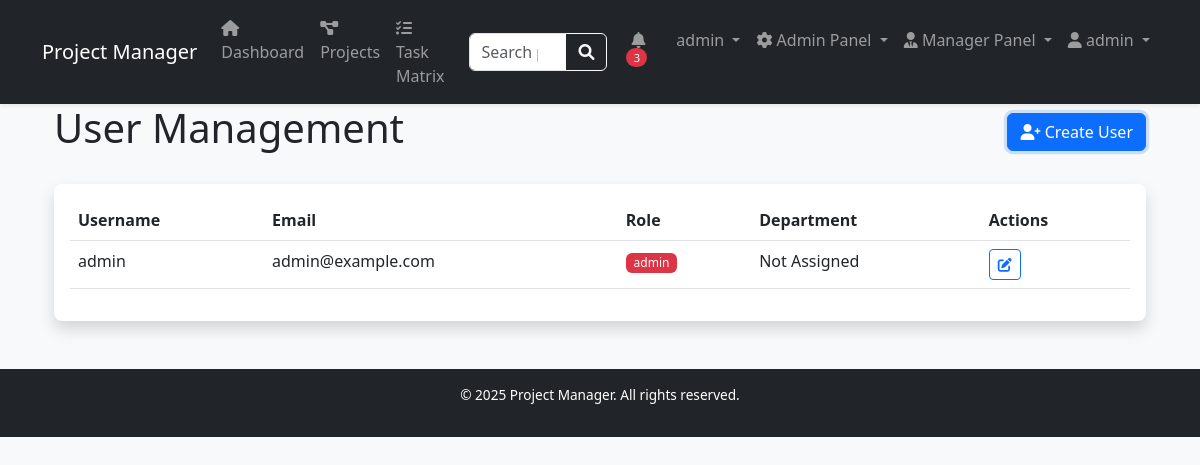
Before: /admin/users (signed in) with the older database file.
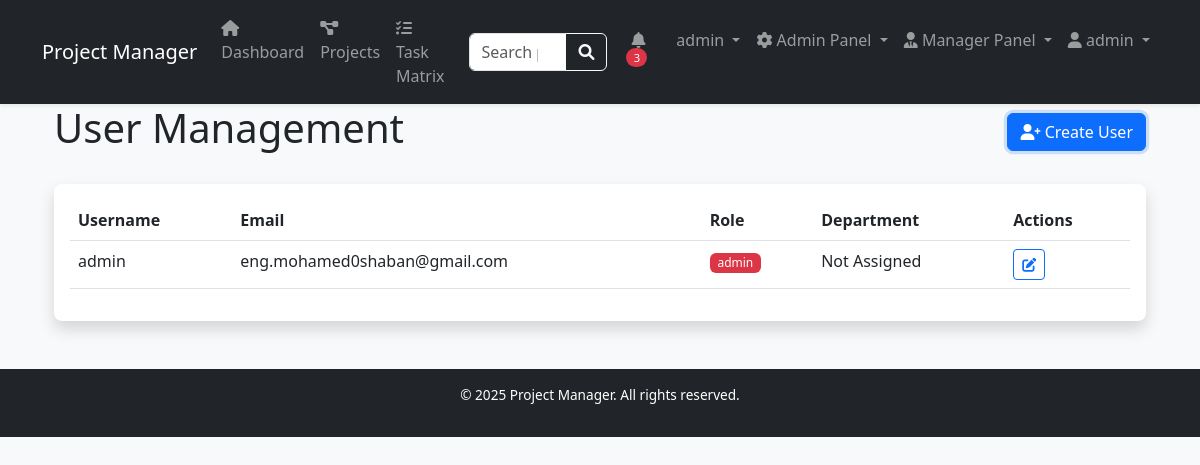
After: the same page with the newer database file.
### app/models.py (models this page shows, shortened)
class User(db.Model, UserMixin):
    id = db.Column(db.Integer, primary_key=True)
    username = db.Column(db.String(20), unique=True, nullable=False)
    email = db.Column(db.String(120), unique=True, nullable=False)
    password = db.Column(db.String(60), nullable=False)
    role = db.Column(db.String(20), default=UserRole.TEAM_MEMBER)
    department_id = db.Column(db.Integer, db.ForeignKey('department.id', name='fk_user_department'))
    reports_to = db.Column(db.Integer, db.ForeignKey('user.id', name='fk_user_reports_to'))
    avatar = db.Column(db.String(200))
    phone = db.Column(db.String(20))
    bio = db.Column(db.Text)
    projects = db.relationship('Project', backref='creator', lazy=True)
    tasks = db.relationship('Task',
                          foreign_keys='Task.assigned_to',
                          back_populates='assignee',
                          lazy=True)
    reviewed_tasks = db.relationship('Task',
                                   foreign_keys='Task.reviewer_id',
                                   back_populates='reviewer',
                                   lazy=True)
    reviews_given = db.relationship('PerformanceReview',
                                  foreign_keys='PerformanceReview.reviewer_id',
                                  backref='reviewer',
                                  lazy=True)
    reviews_received = db.relationship('PerformanceReview',
                                     foreign_keys='PerformanceReview.employee_id',
                                     backref='employee',
                                     lazy=True)
    following_projects = db.relationship('ProjectFollower',
                                      back_populates='follower',
                                      lazy='dynamic')
    team_memberships = db.relationship('TeamMember', backref='member', lazy=True)
    subordinates = db.relationship('User', backref=db.backref('manager', remote_side=[id]))
    @property
    def is_admin(self):
        return self.role == UserRole.ADMIN
    @property
    def is_project_manager(self):
        return self.role == UserRole.PROJECT_MANAGER or self.is_admin

### app/routes.py (the view)
@bp.route('/admin/users')
@login_required
@admin_required
def admin_users():
    users = User.query.all()
    departments = Department.query.all()
    return render_template('admin/users.html',
                         users=users,
                         departments=departments,
                         UserRole=UserRole)

### app/models.py (called while the page is built)
@login_manager.user_loader
def load_user(user_id):
    return User.query.get(int(user_id))

### app/utils.py (called while the page is built)
def admin_required(f):
    @wraps(f)
    def decorated_function(*args, **kwargs):
        if not current_user.is_authenticated or not current_user.is_admin:
            flash('You need administrator privileges to access this page.', 'danger')
            return redirect(url_for('main.dashboard'))
        return f(*args, **kwargs)
    return decorated_function

### app/templates/admin/users.html (shortened to what this page needs)
{% extends "base.html" %}
{% block content %}
<div class="container">
    <div class="d-flex justify-content-between align-items-center mb-4">
        <h1>User Management</h1>
        <a href="{{ url_for('main.create_user') }}" class="btn btn-primary">
            <i class="fas fa-user-plus"></i> Create User
        </a>
    </div>
    <div class="card">
        <div class="card-body">
            <div class="table-responsive">
                <table class="table table-hover">
                    <thead>
                        <tr>
                            <th>Username</th>
                            <th>Email</th>
                            <th>Role</th>
                            <th>Department</th>
                            <th>Actions</th>
                        </tr>
                    </thead>
                    <tbody>
                        {% for user in users %}
                        <tr>
                            <td>{{ user.username }}</td>
                            <td>{{ user.email }}</td>
                            <td>
                                <span class="badge bg-{{ 'danger' if user.role == UserRole.ADMIN else 'primary' if user.role == UserRole.PROJECT_MANAGER else 'secondary' }}">
                                    {{ user.role }}
                                </span>
                            </td>
                            <td>{{ user.department.name if user.department else 'Not Assigned' }}</td>
                            <td>
                                <div class="btn-group btn-group-sm">
                                    <a href="{{ url_for('main.edit_user', user_id=user.id) }}" class="btn btn-outline-primary">
                                        <i class="fas fa-edit"></i>
                                    </a>
                                </div>
                            </td>
                        </tr>
                        {% endfor %}
                    </tbody>
                </table>
            </div>
        </div>
    </div>
</div>
{% endblock %}

### app/templates/base.html (shortened to what this page needs)
<!DOCTYPE html>
<html lang="en">
<head>
    <link href="https://cdn.jsdelivr.net/npm/bootstrap@5.3.0/dist/css/bootstrap.min.css" rel="stylesheet">
    <link href="{{ url_for('static', filename='css/styles.css') }}" rel="stylesheet">
    <link href="{{ url_for('static', filename='css/progress.css') }}" rel="stylesheet">
    <link rel="stylesheet" href="https://cdnjs.cloudflare.com/ajax/libs/font-awesome/6.0.0/css/all.min.css">
</head>
<body>
    <nav class="navbar navbar-expand-lg navbar-dark bg-dark fixed-top shadow-sm">
        <div class="container">
            <a class="navbar-brand" href="{{ url_for('main.dashboard') }}">Project Manager</a>
            <div class="collapse navbar-collapse" id="navbarNav">
                <ul class="navbar-nav me-auto">
                    <li class="nav-item">
                        <a class="nav-link" href="{{ url_for('main.dashboard') }}">
                            <i class="fas fa-home"></i> Dashboard
                        </a>
                    </li>
                    <li class="nav-item">
                        <a class="nav-link" href="{{ url_for('main.projects') }}">
                            <i class="fas fa-project-diagram"></i> Projects
                        </a>
                    </li>
                    <li class="nav-item">
                        <a class="nav-link" href="{{ url_for('main.eisenhower_matrix') }}">
                            <i class="fas fa-tasks"></i> Task Matrix
                        </a>
                    </li>
                </ul>
                <form class="d-flex mx-3">
                    <div class="input-group">
                        <input class="form-control" type="search" placeholder="Search projects..." aria-label="Search">
                        <button class="btn btn-outline-light" type="submit">
                            <i class="fas fa-search"></i>
                        </button>
                    </div>
                </form>
                <ul class="navbar-nav">
                    {% if current_user.is_authenticated %}
                        <li class="nav-item dropdown me-2">
                            <a class="nav-link" href="#" role="button" data-bs-toggle="dropdown">
                                <i class="fas fa-bell"></i>
                                <span class="badge bg-danger rounded-pill notification-badge">3</span>
                            </a>
                        </li>
                        <li class="nav-item dropdown">
                            <a class="nav-link dropdown-toggle" href="#" role="button" data-bs-toggle="dropdown">
                                {{ current_user.username }}
                            </a>
                        </li>
                        {% if current_user.is_authenticated and current_user.is_admin %}
                        <li class="nav-item dropdown">
                            <a class="nav-link dropdown-toggle" href="#" role="button" data-bs-toggle="dropdown">
                                <i class="fas fa-cog"></i> Admin Panel
                            </a>
                        </li>
                        {% endif %}
                        {% if current_user.is_authenticated and (current_user.is_project_manager or current_user.managed_departments|length > 0) %}
                        <li class="nav-item dropdown">
                            <a class="nav-link dropdown-toggle" href="#" role="button" data-bs-toggle="dropdown">
                                <i class="fas fa-user-tie"></i> Manager Panel
                            </a>
                        </li>
                        {% endif %}
                        <li class="nav-item dropdown">
                            <a class="nav-link dropdown-toggle" href="#" role="button" data-bs-toggle="dropdown">
                                <i class="fas fa-user"></i> {{ current_user.username }}
                                {% set pending_invites = current_user.department_invitations|selectattr('status', 'equalto', 'pending')|list %}
                            </a>
                        </li>
                    {% endif %}
                </ul>
            </div>
        </div>
    </nav>
    <main class="container mt-5 mb-5">
        {% block content %}{% endblock %}
    </main>
    <footer class="bg-dark text-white text-center py-3">
      <div class="container">
          <p>&copy; 2025 Project Manager. All rights reserved.</p>
      </div>
    </footer>
</body>
</html>

### app/static/css/styles.css (style rules this page uses)
body { background-color: #f8f9fa; padding-top: 56px; font-family: 'Segoe UI', Tahoma, Geneva, Verdana, sans-serif; }
.navbar { box-shadow: 0 2px 4px rgba(0,0,0,0.15); }
.card { border: none; border-radius: 0.5rem; box-shadow: 0 0.5rem 1rem rgba(0, 0, 0, 0.15); transition: transform 0.2s ease-in-out; }
.btn-primary { background-color: #0d6efd; border-color: #0d6efd; transition: all 0.3s ease; box-shadow: 0 0 0 0.2rem rgba(74, 144, 226, 0.25); }
.badge { font-weight: 500; }
footer { background-color: #343a40; color: #fff; padding: 0.5em 0.8em; font-size: 0.85em; }
.nav-item .badge { position: relative; top: -8px; right: 5px; font-size: 0.7rem; }

Changed rows visible on the page:
changed User "admin": email "admin@example.com" → "eng.mohamed0shaban@gmail.com"
